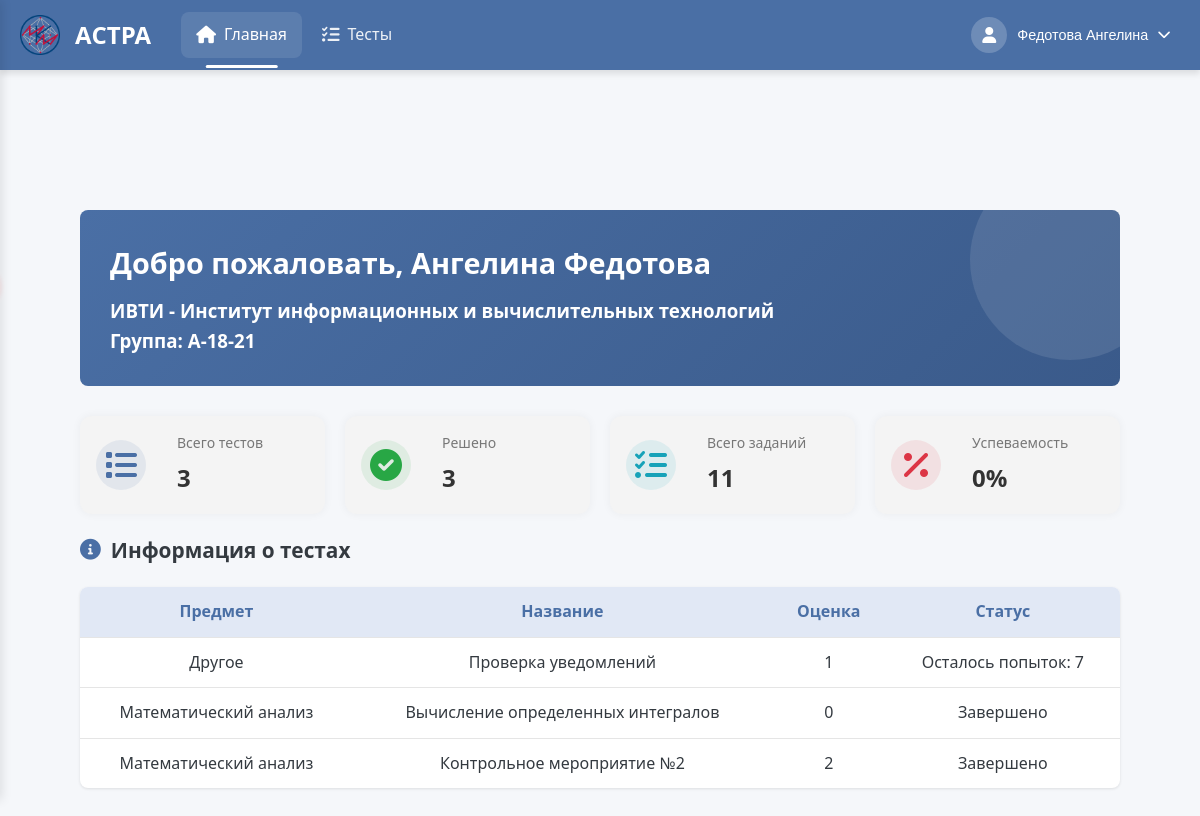
The app's page /Home/ (signed in) with its own data.
### users/models.py (models this page shows, shortened)
class CustomUser(AbstractBaseUser, PermissionsMixin):
    THEME_CHOICES = [
        ('light', 'Светлая'),
        ('dark', 'Тёмная'),
    ]
    email = models.EmailField(unique=True)
    role = models.CharField(max_length=10, choices=[('student', 'Student'), ('teacher', 'Teacher')])
    theme = models.CharField(max_length=10, choices=THEME_CHOICES, default='light')
    is_active = models.BooleanField(default=True)
    is_staff = models.BooleanField(default=False)
    objects = CustomUserManager()
    USERNAME_FIELD = 'email'
    REQUIRED_FIELDS = ['role']
    def get_full_name(self):
        if self.role == 'student' and hasattr(self, 'studentdata'):
            return f"{self.studentdata.last_name} {self.studentdata.first_name}"
        elif self.role == 'teacher' and hasattr(self, 'teacherdata'):
            return f"{self.teacherdata.last_name} {self.teacherdata.first_name}"
        return self.email
    def get_photo_url(self):
        if self.role == 'student' and hasattr(self, 'studentdata') and self.studentdata.photo:
            return self.studentdata.photo.url
        elif self.role == 'teacher' and hasattr(self, 'teacherdata') and self.teacherdata.photo:
            return self.teacherdata.photo.url
        return None

class StudentData(models.Model):
    first_name = models.CharField(max_length=50, blank=False)
    last_name = models.CharField(max_length=50, blank=False)
    middle_name = models.CharField(max_length=50, blank=True)
    photo = models.ImageField(upload_to='user_photos/', blank=True, null=True)
    training_status = models.BooleanField(default=True)
    count_solve = models.IntegerField(default=0)
    perc_of_correct_ans = models.CharField(max_length=5, default="0")
    institute = models.ForeignKey(StudentInstitute, on_delete=models.PROTECT)
    group = models.ForeignKey(StudentGroup, on_delete=models.PROTECT)
    data_map = models.OneToOneField(CustomUser, on_delete=models.CASCADE)

class StudentInstitute(models.Model):
    name = models.CharField(max_length=70, unique=True)
    def __str__(self):
        return self.name

class StudentGroup(models.Model):
    EDUCATION_LEVEL_CHOICES = [
        ('bachelor', 'Бакалавриат'),
        ('master', 'Магистратура'),
    ]
    COURSE_CHOICES = [
        (1, '1 курс'),
        (2, '2 курс'),
        (3, '3 курс'),
        (4, '4 курс'),
    ]
    name = models.CharField(max_length=20, unique=True)
    name_inst = models.ForeignKey(StudentInstitute, on_delete=models.PROTECT)
    education_level = models.CharField(max_length=8, choices=EDUCATION_LEVEL_CHOICES, default='bachelor')
    course = models.IntegerField(choices=COURSE_CHOICES, default=1)
    def __str__(self):
        return self.name

### create_tests/models.py (models this page shows, shortened)
class AboutTest(models.Model):
    RESULT_DISPLAY_CHOICES = [
        ('only_score', 'Только баллы'),
        ('show_correct', 'Показывать правильные ответы'),
    ]
    objects = None
    name_tests = models.CharField(max_length=255, blank=False)  # Название теста
    creator = models.ForeignKey(TeacherData, on_delete=models.PROTECT, null=True, blank=True,
                                related_name='created_tests')  # Создатель теста
    time_to_solution = models.DurationField(default=timedelta(hours=1, minutes=30))
    name_slug_tests = models.SlugField(max_length=255, unique=True, db_index=True, verbose_name="URL")  # Слаг имени
    num_of_attempts = models.IntegerField(blank=True, default=1)  # Количество попыток для решения
    type_of_result = models.IntegerField(blank=True, default=1)  # Тип возвращаемого результата
    description = models.CharField(max_length=150, default="", blank=True)
    is_published = models.IntegerField(default=0)
    is_done = models.IntegerField(default=1)
    is_draft = models.BooleanField(default=False)
    draft_data = models.TextField(default='', blank=True)
    result_display_mode = models.CharField(max_length=20, choices=RESULT_DISPLAY_CHOICES, default='only_score')  # Режим отображения результатов
    subj = models.ForeignKey(Subjects,
                             on_delete=models.PROTECT,
                             default=1)
    grade_5_threshold = models.IntegerField(default=80, help_text="Минимальный процент для оценки 5")
    grade_4_threshold = models.IntegerField(default=60, help_text="Минимальный процент для оценки 4")
    grade_3_threshold = models.IntegerField(default=35, help_text="Минимальный процент для оценки 3")
    expressions = models.ManyToManyField(AboutExpressions)
    task_groups = models.ManyToManyField(TaskGroup, blank=True)  # Новые группы заданий

class Subjects(models.Model):
    name = models.CharField(max_length=100, unique=True, default="Другое")
    def __str__(self):
        return self.name

### users/views.py (the view, shortened to what this page needs)
# urls.py: path('Home/', views.account_view, name='account_view'),
@login_required
@role_required(['student', 'admin'])
def account_view(request):
    user = request.user
    context = {
        'current_user': user,
        'is_student': user.role == 'student',
    }
    if user.role == 'student':
        try:
            student_data = user.studentdata
        except StudentData.DoesNotExist:
            student_data = None
        institutes = StudentInstitute.objects.all()
        groups = StudentGroup.objects.all()
        if student_data and student_data.group:
            published_tests = AboutTest.objects.filter(
                publishedgroup__group_name=student_data.group
            ).distinct()
        else:
            published_tests = AboutTest.objects.none()
        student_results = StudentResult.objects.filter(
            student=user,
            test__in=published_tests
        ).order_by('test', '-attempt_number')
        best_results = {}
        for result in student_results:
            if result.test_id not in best_results or result.result_points > best_results[result.test_id].result_points:
                best_results[result.test_id] = result
        active_tests = []
        completed_tests = []
        for test in published_tests:
            all_attempts = [res for res in student_results if res.test_id == test.id]
            max_attempt = max([res.attempt_number for res in all_attempts], default=0)
            best_result = best_results.get(test.id)
            remaining_attempts = test.num_of_attempts - max_attempt
            test_info = {
                'test': test,
                'best_result': best_result,
                'remaining_attempts': remaining_attempts,
                'type_of_result': f"{best_result.result_points:.0f}" if best_result else None,
                'status': '',
            }
            if remaining_attempts <= 0:
                test_info['status'] = 'Завершено'
                completed_tests.append(test_info)
            else:
                test_info['status'] = f'Осталось {remaining_attempts} попыток'
                active_tests.append(test_info)
        total_tests = len(published_tests)
        solved_tests = len(set(result.test_id for result in student_results))
        total_tasks = 0
        for test in published_tests:
            expressions_count = test.expressions.count()
            task_variants_count = TaskVariant.objects.filter(task_group__in=test.task_groups.all()).count()
            total_tasks += expressions_count + task_variants_count
        def get_grade_weight(points):
            if points >= 90:
                return 1.0
            elif points >= 75:
                return 0.75
            elif points >= 60:
                return 0.5
            else:
                return 0.0
        grade_weights = []
        for test in published_tests:
            best_result = best_results.get(test.id)
            if best_result:
                grade_weights.append(get_grade_weight(best_result.result_points))
            else:
                grade_weights.append(0.0)
        success_rate = int((sum(grade_weights) / total_tests) * 100) if total_tests > 0 else 0
        context.update({
            'total_tests': total_tests,
            'solved_tests': solved_tests,
            'total_tasks': total_tasks,
            'success_rate': success_rate,
            'student_data': student_data,
            'institutes': institutes,
            'groups': groups,
            'about_tests': active_tests + completed_tests,
        })
    else:
        context['teacher_data'] = getattr(user, 'teacherdata', None)
    return render(request, 'users/student_account.html', context)

### users/templates/users/student_account.html (shortened to what this page needs)
{% extends 'solving_tests/header.html' %}
{% load static %}
{% block extra_css %}
    <link rel="stylesheet" href="{% static 'css/student_account.css' %}">
    <link rel="stylesheet" href="{% static 'libs/fontawesome/css/all.min.css' %}">
{% endblock %}
{% block content %}
<div class="dashboard-container">
    <main class="main-content">
        {% if is_student %}
            <section class="welcome-section">
                <h1 class="welcome-title">Добро пожаловать, {{ student_data.first_name }} {{ student_data.last_name }}</h1>
                <h3 class="second-inf">{{ student_data.institute }}</h3>
                <h3 class="second-inf">Группа: {{ student_data.group }}</h3>
            </section>
            <div class="stat-row">
                <div class="stat-card">
                    <div class="stat-icon tests">
                        <i class="fas fa-list"></i>
                    </div>
                    <div class="stat-info">
                        <div class="stat-title">Всего тестов</div>
                        <div class="stat-value">{{ total_tests }}</div>
                    </div>
                </div>
                <div class="stat-card">
                    <div class="stat-icon results">
                        <i class="fas fa-check-circle"></i>
                    </div>
                    <div class="stat-info">
                        <div class="stat-title">Решено</div>
                        <div class="stat-value">{{ solved_tests }}</div>
                    </div>
                </div>
                <div class="stat-card">
                    <div class="stat-icon tasks">
                        <i class="fas fa-tasks"></i>
                    </div>
                    <div class="stat-info">
                        <div class="stat-title">Всего заданий</div>
                        <div class="stat-value">{{ total_tasks }}</div>
                    </div>
                </div>
                <div class="stat-card">
                    <div class="stat-icon time">
                        <i class="fas fa-percentage"></i>
                    </div>
                    <div class="stat-info">
                        <div class="stat-title">Успеваемость</div>
                        <div class="stat-value">{{ success_rate }}%</div>
                    </div>
                </div>
            </div>
            <section>
                <h2 class="section-title">
                    <i class="fas fa-info-circle"></i> Информация о тестах
                </h2>
                {% if about_tests %}
                    <table class="results-table">
                        <thead>
                            <tr>
                                <th>Предмет</th>
                                <th>Название</th>
                                <th>Оценка</th>
                                <th>Статус</th>
                            </tr>
                        </thead>
                        <tbody>
                            {% for test in about_tests %}
                                <tr>
                                    <td>{{ test.test.subj }}</td>
                                    <td>{{ test.test.name_tests }}</td>
                                    <td>
                                        {% if test.best_result %}
                                            {{ test.type_of_result }}
                                        {% else %}
                                            —
                                        {% endif %}
                                    </td>
                                    <td>
                                        {% if test.remaining_attempts > 0 %}
                                            Осталось попыток: {{ test.remaining_attempts }}
                                        {% else %}
                                            Завершено
                                        {% endif %}
                                    </td>
                                </tr>
                            {% endfor %}
                        </tbody>
                    </table>
                {% else %}
                    <p>Нет доступных тестов.</p>
                {% endif %}
            </section>
        {% endif %}
    </main>
</div>
{% endblock %}

### solving_tests/templates/solving_tests/header.html (shortened to what this page needs)
<!DOCTYPE html>
<html lang="ru">
<head>
    {% load static %}
    <link rel="stylesheet" href="{% static 'css/header.css' %}">
    <link rel="stylesheet" href="{% static 'css/dark-theme.css' %}">
    <link rel="stylesheet" href="{% static 'libs/fontawesome/css/all.min.css' %}">
    {% block extra_css %}{% endblock %}
</head>
<body data-theme="{{ user.theme|default:'light' }}" data-user-theme="{{ user.theme|default:'light' }}">
<header class="app-header">
    <div class="header-container">
        <div class="header-brand">
            <span class="logo-icon">
                <img src="{% static 'images/logo.png' %}" alt="" style="width: 40px; height: 40px;">
            </span>
            <h2><span class="logo-text">АСТРА</span></h2>
        </div>
        <nav class="main-nav">
            <ul class="nav-list">
                {% if user.role == "student" %}
                    <li class="nav-item">
                        <a href="/Home/" class="nav-link {% if request.path == '/Home/' %}active{% endif %}">
                            <i class="fas fa-home"></i>
                            <span>Главная</span>
                        </a>
                    </li>
                    <li class="nav-item">
                        <a href="/TestsSolving/" class="nav-link {% if '/TestsSolving/' in request.path %}active{% endif %}">
                            <i class="fas fa-tasks"></i>
                            <span>Тесты</span>
                        </a>
                    </li>
                {% endif %}
            </ul>
        </nav>
        <div class="user-controls">
            <div class="profile-dropdown">
                <button class="profile-btn" id="profileBtn">
                    <div class="avatar">
                        {% if user.get_photo_url %}
                            <img src="{{ user.get_photo_url }}" alt="Фото профиля" style="width: 100%; height: 100%; border-radius: 50%; object-fit: cover;">
                        {% else %}
                            <i class="fas fa-user"></i>
                        {% endif %}
                    </div>
                    <span class="username">{{ user.get_full_name }}</span>
                    <i class="fas fa-chevron-down"></i>
                </button>
            </div>
        </div>
    </div>
</header>
<main class="app-main">
    {% block content %}{% endblock %}
</main>
</body>
</html>

### records on screen
CustomUser: get_full_name "Федотова Ангелина"
StudentData: first_name "Ангелина", last_name "Федотова", institute "ИВТИ - Институт информационных и вычислительных технологий", group "А-18-21"
AboutTest: test.subj "Другое", test.name_tests "Проверка уведомлений", type_of_result "1", remaining_attempts "7"
AboutTest: test.subj "Математический анализ", test.name_tests "Вычисление определенных интегралов", type_of_result "0", shows "Завершено"
AboutTest: test.subj "Математический анализ", test.name_tests "Контрольное мероприятие №2", type_of_result "2", shows "Завершено"

### other values on screen
{{ total_tests }} "3"
{{ solved_tests }} "3"
{{ total_tasks }} "11"
{{ success_rate }} "0"
